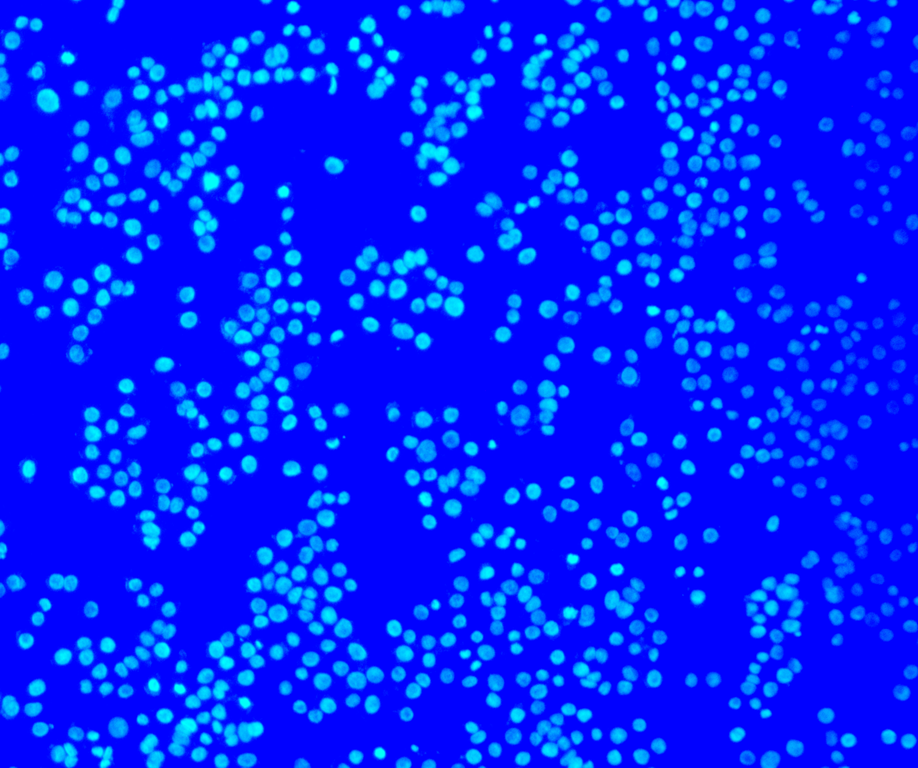
#> input picture scan/ht-29/5a-50lum-10x-365-2.tif, 918 x 768 px, shrunk from 2448 x 2048 before the run
$ python test.py
#> lines starting #> are read from the running program, lines starting #| are printed output that depends on the picture; after the words box and inside, x2 and y2 are one past the last pixel; in counts of white or black regions, pixels touching at a corner belong together
# 'scan/ht-29/5a-50lum-10x-365-2.tif'

import cv2
import numpy as np
import matplotlib.pyplot as plt

# Загрузка изображения
image_path = 'scan/ht-29/5a-50lum-10x-365-2.tif'
image = cv2.imread(image_path, 0)

kernel = cv2.getStructuringElement(cv2.MORPH_ELLIPSE, (5, 5))

# Применение градиента Собеля для выделения границ
gradient = cv2.morphologyEx(image, cv2.MORPH_GRADIENT, kernel)

# Применение порогового значения для выделения границ
ret, thresholded_image = cv2.threshold(gradient, 20, 255, cv2.THRESH_BINARY_INV + cv2.THRESH_OTSU)
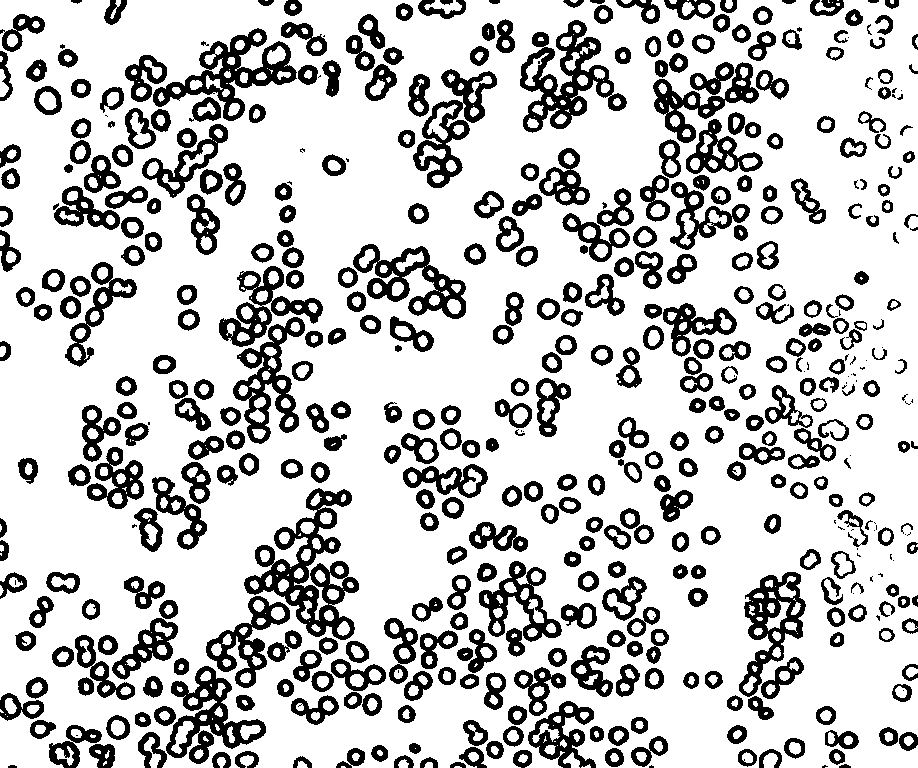
#> thresholded_image: shape (768, 918); 77.4% white; 488 black regions (63 under 20 px), largest, box (x1, y1, x2, y2) and area: (244, 488, 359, 640) 5591, (520, 20, 627, 133) 4265, (153, 28, 297, 121) 3772
#> ret = 41

# Применение операции морфологического открытия для удаления шума и замыкания границ
opening = cv2.morphologyEx(thresholded_image, cv2.MORPH_OPEN, kernel)
#> opening: shape (768, 918); 75.4% white; 271 black regions (29 under 20 px), largest, box (x1, y1, x2, y2) and area: (135, 488, 471, 768) 19363, (53, 28, 321, 266) 11212, (132, 230, 323, 552) 10867

# Применение дилатации для увеличения ширины границ
dilated = cv2.dilate(opening, kernel, iterations=2)
#> dilated: shape (768, 918); 98.8% white; 445 black regions (328 under 20 px), largest, box (x1, y1, x2, y2) and area: (749, 599, 769, 626) 315, (658, 94, 684, 114) 281, (553, 95, 577, 114) 241

# Доработка 3: Применение операции закрытия
closing = cv2.morphologyEx(dilated, cv2.MORPH_CLOSE, kernel)
#> closing: shape (768, 918); 99.3% white; 87 black regions (9 under 20 px), largest, box (x1, y1, x2, y2) and area: (749, 600, 767, 625) 291, (659, 94, 681, 114) 268, (555, 96, 575, 113) 221

# Доработка 4: Применение алгоритма watershed
dist_transform = cv2.distanceTransform(closing, cv2.DIST_L2, 3)
ret, sure_fg = cv2.threshold(dist_transform, 0.2 * dist_transform.max(), 255, 0)
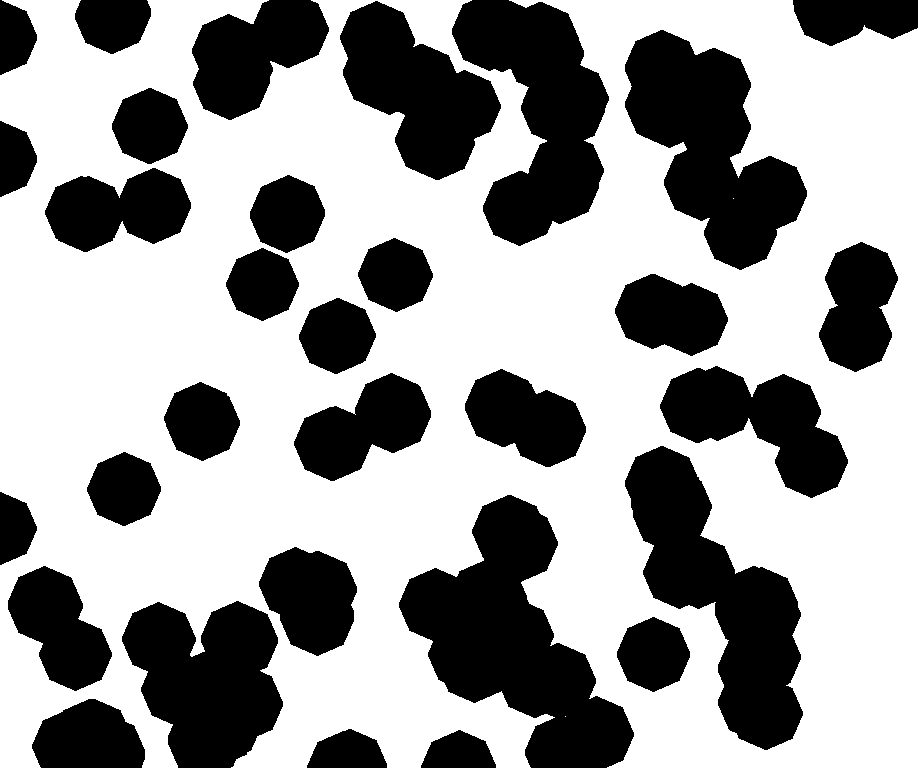
#> sure_fg: shape (768, 918) float32; 62.5% white; 31 black regions, largest, box (x1, y1, x2, y2) and area: (399, 495, 634, 768) 29468, (625, 446, 803, 750) 23810, (625, 30, 807, 270) 22967
#> ret = 32.99
sure_fg = np.uint8(sure_fg)
unknown = cv2.subtract(closing, sure_fg)
#> unknown: shape (768, 918); 36.8% white; 31 white regions, largest, box (x1, y1, x2, y2) and area: (399, 495, 634, 768) 28869, (625, 446, 803, 750) 23081, (625, 30, 807, 270) 22479
ret, markers = cv2.connectedComponents(sure_fg)
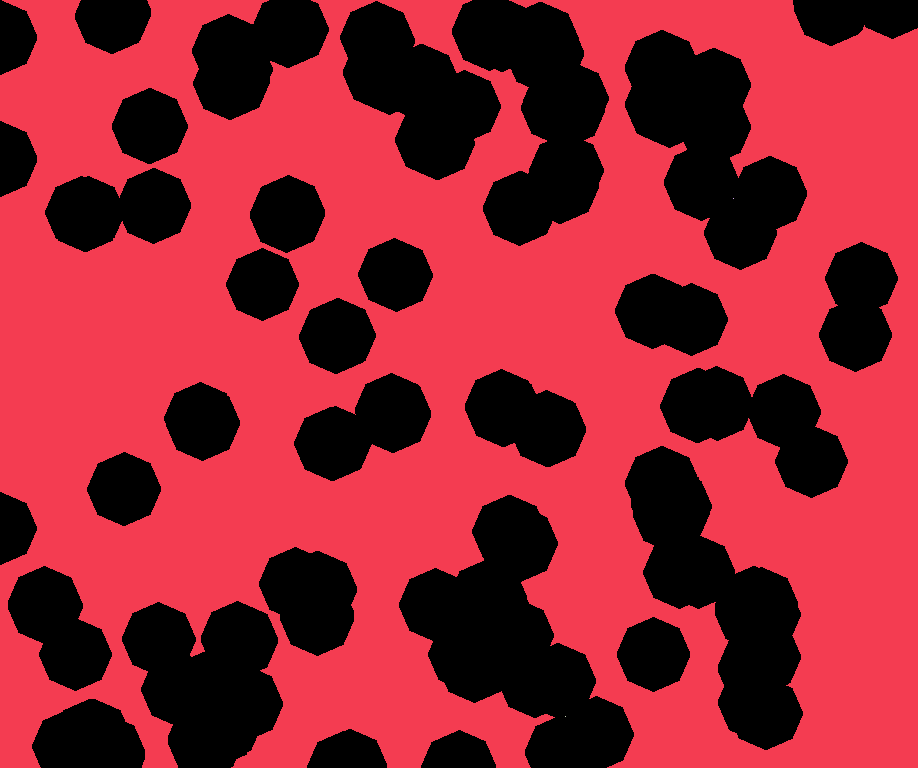
#> markers: shape (768, 918) int32; 4 distinct labels, from 0 to 3; one colour per label, 0 black
#> ret = 4
markers = markers + 1
#> markers: shape (768, 918) int32; 4 distinct labels, from 1 to 4
markers[unknown == 255] = 0
#> markers: shape (768, 918) int32; 5 distinct labels, from 0 to 4

# Преобразование в трехканальное изображение
image_bgr = cv2.cvtColor(image, cv2.COLOR_GRAY2BGR)
# Применение алгоритма watershed
markers = cv2.watershed(image_bgr, markers)
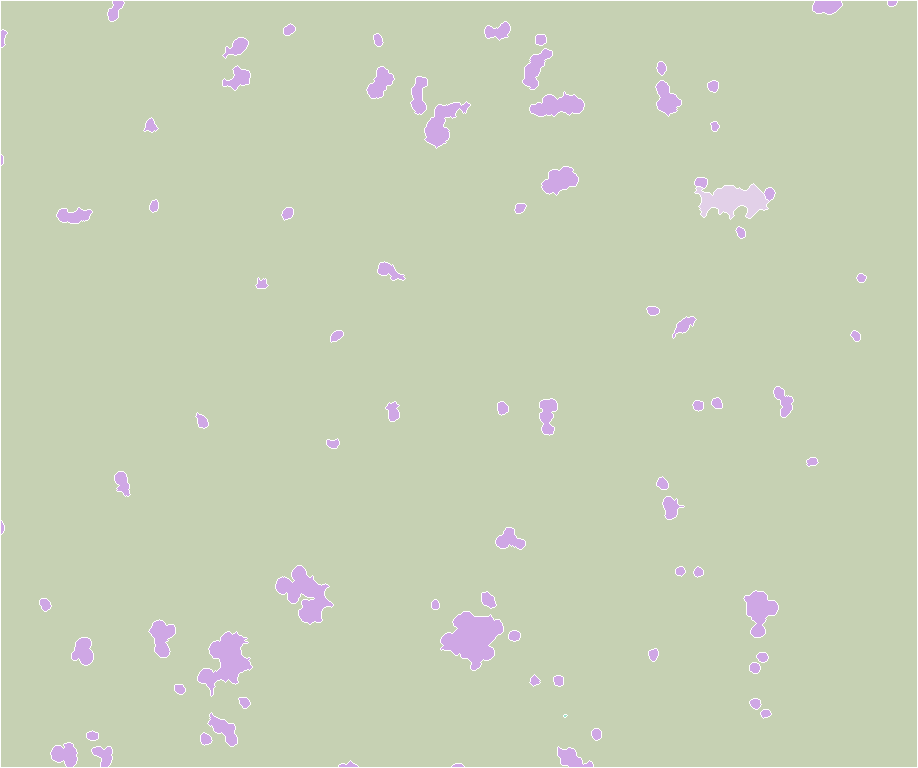
#> markers: shape (768, 918) int32; 5 distinct labels, from -1 to 4; one colour per label, 0 black, -1 white

# Наложение маски для выделения границ объектов
image_with_boundaries = cv2.cvtColor(image, cv2.COLOR_GRAY2BGR)
image_with_boundaries[markers == -1] = [0, 0, 255]  # Цвет границ красный
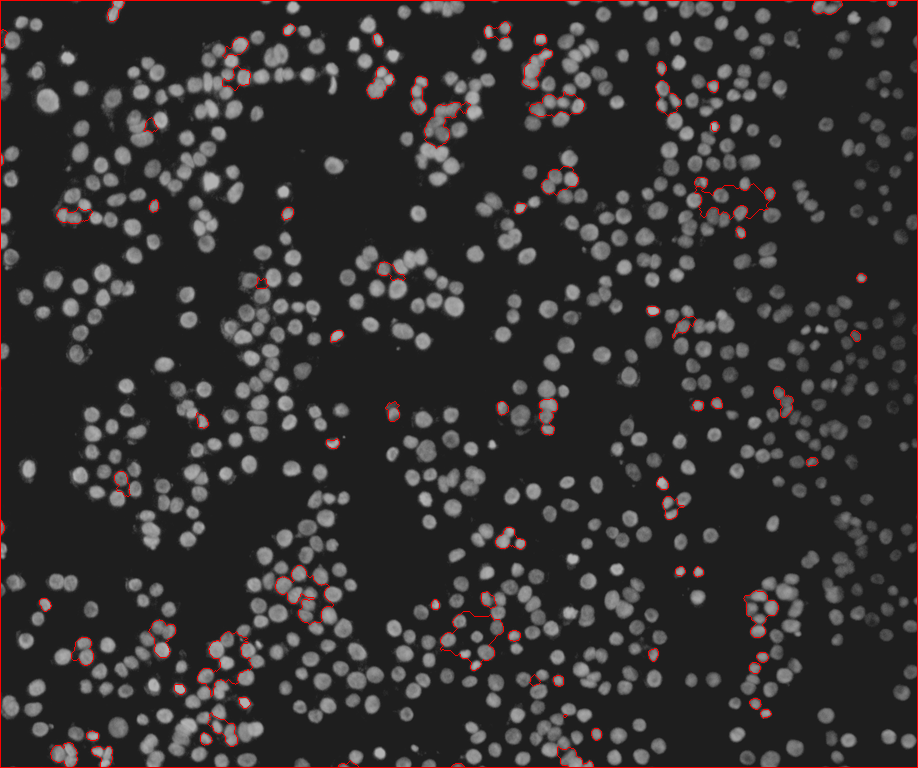
#> image_with_boundaries: shape (768, 918, 3); mean B, G, R 48.7, 48.7, 51.6

# Отображение изображений
plt.subplot(1, 2, 1)
plt.imshow(image)
plt.title('Исходное изображение')
plt.axis('off')

plt.subplot(1, 2, 2)
plt.imshow(image_with_boundaries)
plt.title('Обнаруженные границы')
plt.axis('off')

plt.show()

$ run again, with scan/ht-29/5a-50lum-10x-365-1.tif copied over scan/ht-29/5a-50lum-10x-365-2.tif
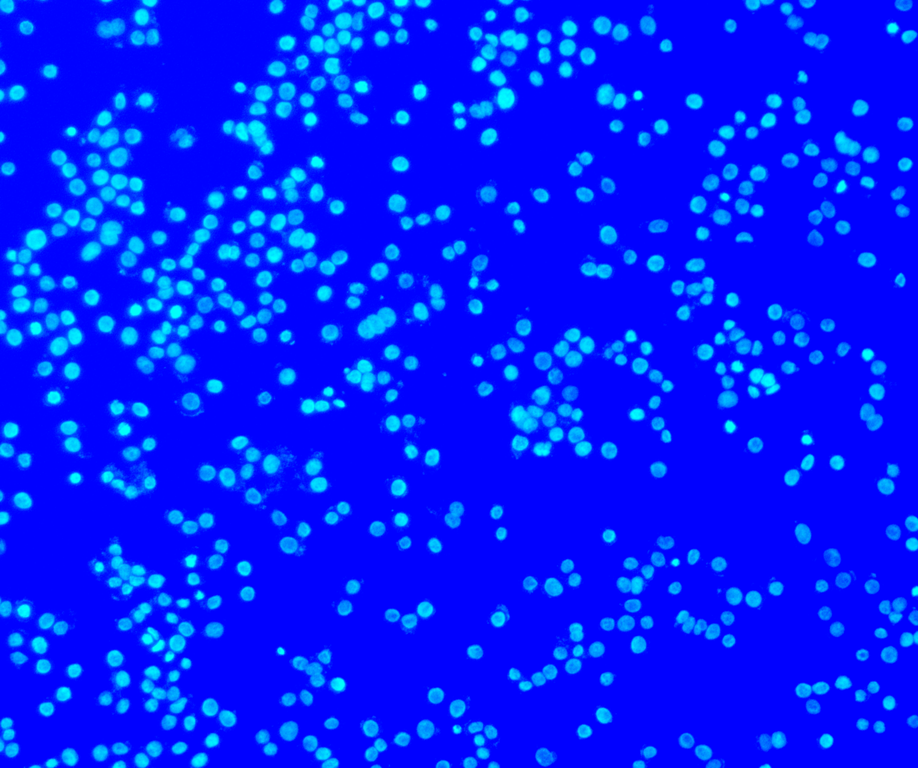
#> input picture scan/ht-29/5a-50lum-10x-365-1.tif, 918 x 768 px, shrunk from 2448 x 2048 before the run
#> `ret, thresholded_image = cv2.threshold(gradient, 20, 255, cv2.THRESH_B..`:
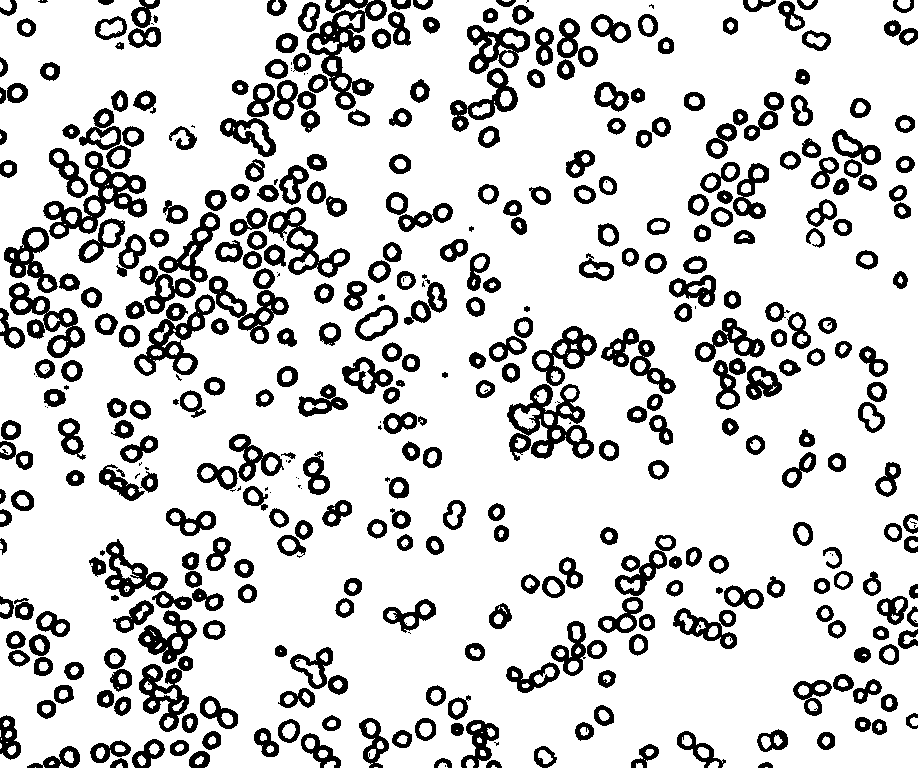
#> thresholded_image: shape (768, 918); 82% white; 419 black regions (54 under 20 px), largest, box (x1, y1, x2, y2) and area: (307, 0, 387, 110) 2765, (507, 384, 594, 461) 2693, (43, 151, 147, 239) 2539
#> `ret, thresholded_image = cv2.threshold(gradient, 20, 255, cv2.THRESH_B..`: ret = 42
#> opening: shape (768, 918); 80.5% white; 235 black regions (10 under 20 px), largest, box (x1, y1, x2, y2) and area: (125, 165, 350, 381) 11603, (220, 0, 433, 157) 8011, (4, 90, 147, 294) 7782
#> dilated: shape (768, 918); 99.2% white; 321 black regions (251 under 20 px), largest, box (x1, y1, x2, y2) and area: (148, 629, 189, 668) 373, (750, 383, 778, 396) 181, (712, 322, 733, 346) 161
#> closing: shape (768, 918); 99.5% white; 62 black regions (6 under 20 px), largest, box (x1, y1, x2, y2) and area: (152, 638, 180, 660) 247, (750, 384, 775, 396) 157, (325, 388, 342, 406) 137
#> `ret, sure_fg = cv2.threshold(dist_transform, 0.2 * dist_transform.max(..`: ret = 35.54
#> unknown: shape (768, 918); 28.7% white; 23 white regions, largest, box (x1, y1, x2, y2) and area: (626, 285, 847, 480) 24261, (288, 0, 548, 150) 21626, (59, 526, 226, 718) 17756
#> `ret, markers = cv2.connectedComponents(sure_fg)`: ret = 10
#> `image_with_boundaries[markers == -1] = [0, 0, 255]`:
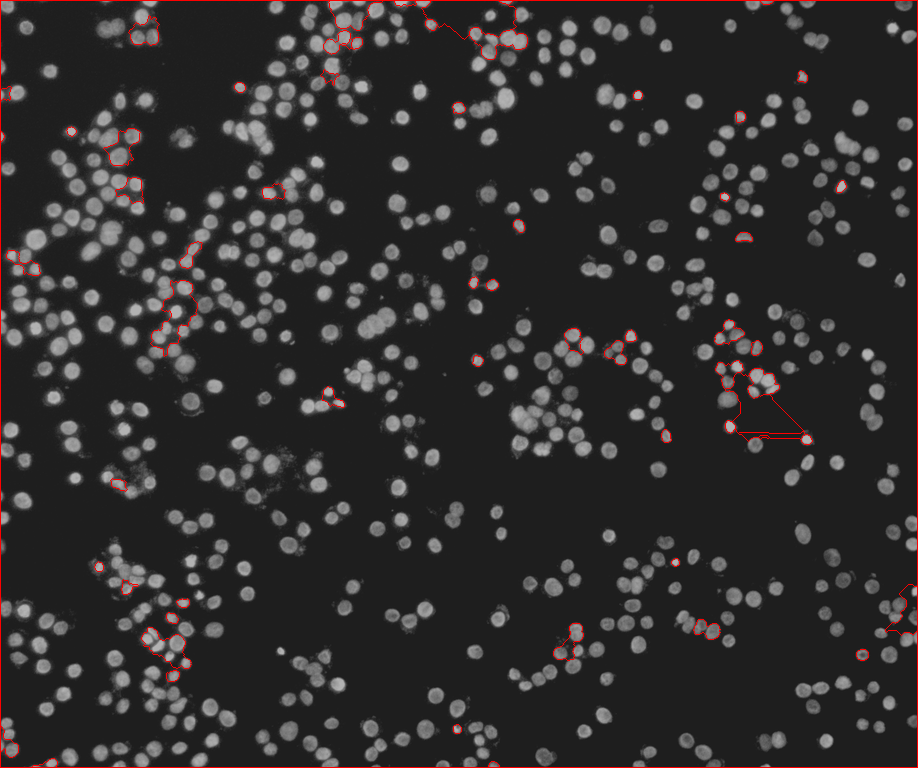
#> image_with_boundaries: shape (768, 918, 3); mean B, G, R 46.4, 46.4, 48.9
